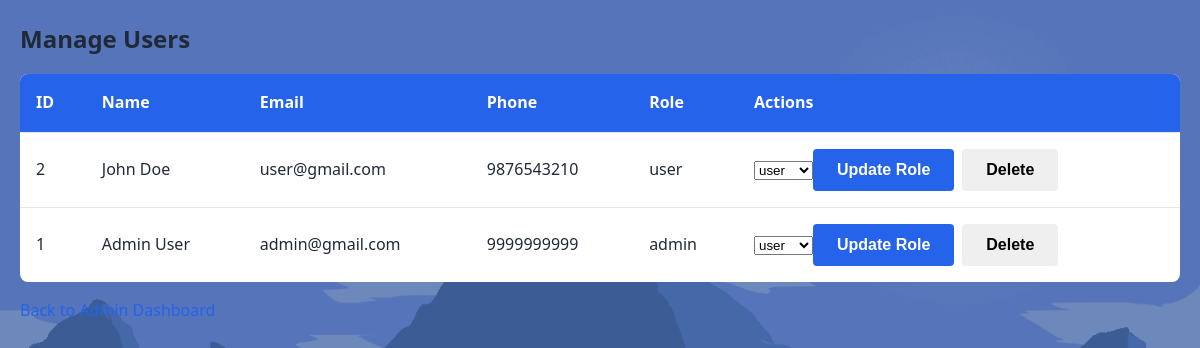
/admin_users.php (signed in), run on the app's committed database.
### tables this page shows
CREATE TABLE USERS (
    UserID INT PRIMARY KEY AUTO_INCREMENT,
    Name VARCHAR(100) NOT NULL,
    Email VARCHAR(100) UNIQUE NOT NULL,
    Phone VARCHAR(15) NOT NULL,
    Password VARCHAR(255) NOT NULL,
    Role ENUM('admin', 'user') DEFAULT 'user',
    CreatedAt TIMESTAMP DEFAULT CURRENT_TIMESTAMP
);

### admin_users.php (the view, shortened to what this page needs)
<?php
$servername = "localhost";
$username = "root";
$password = "";
$dbname = "train_booking";
$conn = new mysqli($servername, $username, $password, $dbname);
$users = mysqli_query($conn, "SELECT * FROM USERS ORDER BY UserID DESC");
?>
<!DOCTYPE html>
<html>
<head>
    <link rel="stylesheet" href="style.css">
</head>
<body>
    <div class="container">
        <h2>Manage Users</h2>
        <div class="table-responsive">
            <table class="table">
                <thead><tr><th>ID</th><th>Name</th><th>Email</th><th>Phone</th><th>Role</th><th>Actions</th></tr></thead>
                <tbody>
                <?php if ($users && mysqli_num_rows($users) > 0) {
                    while ($u = mysqli_fetch_assoc($users)) {
                        echo '<tr>';
                        echo '<td>'.htmlspecialchars($u['UserID']).'</td>';
                        echo '<td>'.htmlspecialchars($u['Name']).'</td>';
                        echo '<td>'.htmlspecialchars($u['Email']).'</td>';
                        echo '<td>'.htmlspecialchars($u['Phone']).'</td>';
                        echo '<td>'.htmlspecialchars($u['Role']).'</td>';
                        echo '<td>';
                        echo '<form method="POST" class="action-form" style="margin-right:8px;">';
                        echo '<select name="role"><option value="user">user</option><option value="admin">admin</option></select>';
                        echo '<button class="btn btn-primary" name="update_role" type="submit">Update Role</button>';
                        echo '</form>';
                        echo '<form method="POST" class="action-form">';
                        echo '<button class="btn btn-delete" name="delete_user" onclick="return confirm(\'Delete user?\')">Delete</button>';
                        echo '</form>';
                        echo '</td>';
                        echo '</tr>';
                    }
                } else {
                    echo '<tr><td colspan="6" style="text-align:center;color:#666;">No users found</td></tr>';
                } ?>
                </tbody>
            </table>
        </div>
        <p style="margin-top:12px;"><a href="admin_dashboard.php">Back to Admin Dashboard</a></p>
    </div>
</body>
</html>

### style.css (style rules this page uses)
* { margin: 0; padding: 0; box-sizing: border-box; }
:root { --primary-color: #2563eb; --secondary-color: #1e40af; --success-color: #10b981; --danger-color: #ef4444; --warning-color: #f59e0b; --light-gray: #f3f4f6; --dark-gray: #4b5563; --text-color: #1f2937; --border-color: #e5e7eb; }
body { font-family: 'Segoe UI', Tahoma, Geneva, Verdana, sans-serif; color: var(--text-color); background-image: url('rail.gif'); background-size: cover; background-attachment: fixed; background-repeat: no-repeat; background-position: center center; line-height: 1.6; }
.container { max-width: 1200px; margin: 0 auto; padding: 0 20px; }
.btn { padding: 0.75rem 1.5rem; border: none; border-radius: 4px; font-size: 1rem; cursor: pointer; transition: all 0.3s ease; font-weight: 600; text-decoration: none; display: inline-block; }
.btn-primary { background-color: var(--primary-color); color: white; }
.table-responsive { overflow-x: auto; margin: 1rem 0; }
.table { width: 100%; border-collapse: collapse; background: white; box-shadow: 0 1px 3px rgba(0, 0, 0, 0.05); border-radius: 8px; overflow: hidden; }
.table thead { background-color: var(--primary-color); color: white; }
.table th, .table td { padding: 1rem; text-align: left; border-bottom: 1px solid var(--border-color); }
.table tbody tr:last-child td { border-bottom: none; }
a { color: var(--primary-color); text-decoration: none; transition: color 0.3s ease; }

### admin_users.php (style rules this page uses)
.container { padding:20px; }
.action-form { display:inline-block;margin:0; }

### data on the page
users: UserID "2", Name "John Doe", Email "user@gmail.com", Phone "9876543210", Role "user"
users: UserID "1", Name "Admin User", Email "admin@gmail.com", Phone "9999999999", Role "admin"
